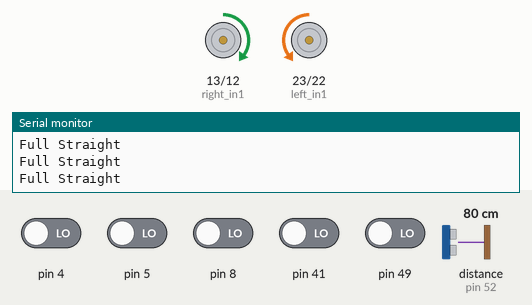
This sketch was run on a simulated Arduino Mega 2560, built with avr-gcc and run on an emulated ATmega2560. On the bench: motor-driver pin pairs drawn as motors (green arrow = first pin HIGH = forward, orange = second pin HIGH = backward, longer = more drive, scaled by the enable pin), the last lines printed to the serial monitor. The test bench sets the inputs (shaded band); at power-on: pin 4, pin 5, pin 8, pin 41, pin 49 LOW, distance to the obstacle (sensor on pin 52) 80 cm. The echo pulse lasts 58.3 µs per cm.

Above: at 12.7 s.
12.8 s: pin 49 driven HIGH
At 12.9 s:
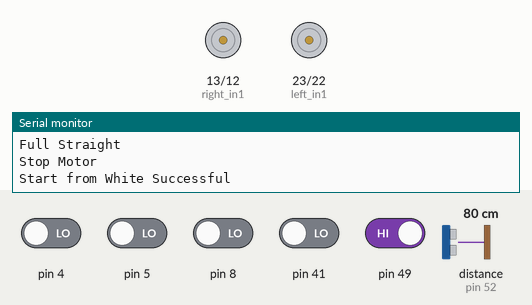
14.4 s: distance to the obstacle (sensor on pin 52) set to 60 cm
17.4 s: distance to the obstacle (sensor on pin 52) set to 55 cm
At 18.5 s:
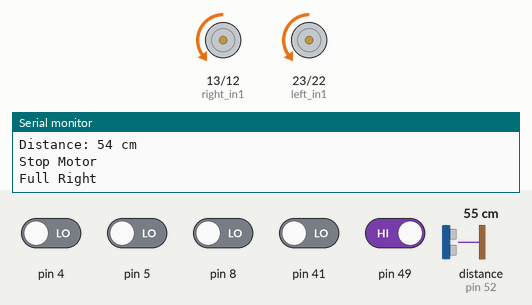
20.4 s: distance to the obstacle (sensor on pin 52) set to 117 cm
22.3 s: distance to the obstacle (sensor on pin 52) set to 125 cm
At 23.3 s:
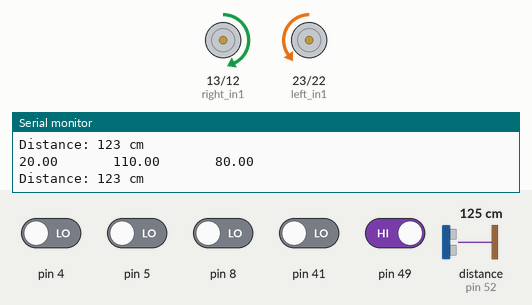
25.3 s: pin 41 driven HIGH
At 25.54 s:
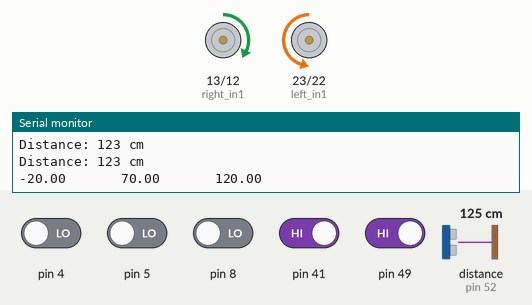
Timing chart, 0 to 28.3 s (numbered marks = the images above; inputs shaded):
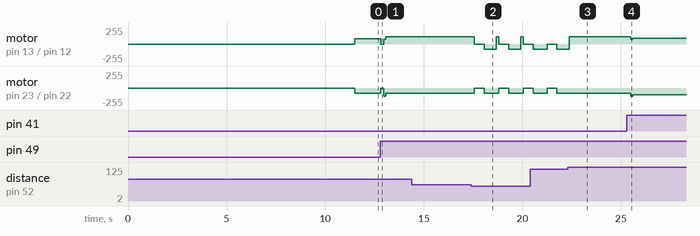

Measured:
- the behaviour switches between 58 and 57 cm on distance to the obstacle (sensor on pin 52) (found by bisection; images 1 and 2)
- the behaviour switches between 121 and 122 cm on distance to the obstacle (sensor on pin 52) (found by bisection; images 2 and 3)
- after the input at 12.8 s, motor on pin 13 (right_in1) / pin 12 (right_in2): forward 80/255 → stopped at once, → forward 70/255 0.14 s later, → forward 110/255 0.10 s later; motor on pin 23 (left_in1) / pin 22 (left_in2): backward 80/255 → stopped at once, → backward 120/255 0.14 s later, → backward 80/255 0.10 s later
- after the input at 22.3 s, motor on pin 23 (left_in1) / pin 22 (left_in2): stops changing and stays backward 80/255
- after the input at 25.3 s, motor on pin 13 (right_in1) / pin 12 (right_in2): forward 110/255 → forward 70/255 after 0.19 s, → forward 90/255 0.11 s later; motor on pin 23 (left_in1) / pin 22 (left_in2): backward 80/255 → backward 120/255 after 0.19 s, → backward 100/255 0.11 s later

The sketch:

PID_LineTesting.ino
```cpp
#include <QTRSensors.h>
#include <PID_v1.h>
// Motor Pins
/*          41  8  5  4
    left-----Line Follower---------right  Watch from Here for CW and CCW
    |                             |  CW is forward CCW is backward
    |                             |
    -------------------------------
*/


// Motor 1
const int left_speed = 9;
const int left_in1 = 23;
const int left_in2 = 22;

// Motor 3
const int right_speed = 7;
const int right_in2 = 12;
const int right_in1 = 13;

// Line Follower Stuff
QTRSensors qtr;
const uint8_t SensorCount = 5;
uint16_t sensorValues[SensorCount];
int linePassed = 0;
int start_flag = 0;


// PID Stuff
double KP = 0.03;
double KD = 0.05; // we are dividing by the time step (
double KI = 0; // If we are using Integral Control

double setpoint = 2000;
double input, output;
PID myPID(&input, &output, &setpoint, KP, KI, KD, DIRECT);

// Ultrasonic Stuff
// Ultrasonic Stuff
#define echoPin 52
#define trigPin 48
// defines variables for Ultrasonic Sensor
long int duration; // variable for the duration of sound wave travel
int distance; // variable for the distance measurement
int measured_distance;
void stopMotor() {
  Serial.println("Stop Motor");
  digitalWrite(left_in1, LOW); //Stop for Motor 1
  digitalWrite(left_in2, LOW);

  digitalWrite(right_in2, LOW); //Stop for Motor 2
  digitalWrite(right_in1, LOW);

}

void right() {
  Serial.println("Full Right");
  digitalWrite(left_in1, LOW); //CCW for Motor 1
  digitalWrite(left_in2, HIGH);
  analogWrite(left_speed, 80);

  digitalWrite(right_in2, HIGH); //CCW for Motor 2
  digitalWrite(right_in1, LOW);
  analogWrite(right_speed, 80);

}

void forward() {
  Serial.println("Full Straight");
  digitalWrite(left_in1, LOW); //CCW for Motor 1
  digitalWrite(left_in2, HIGH);
  analogWrite(left_speed, 80);

  digitalWrite(right_in2, LOW); //CCW for Motor 2
  digitalWrite(right_in1, HIGH);
  analogWrite(right_speed, 80);

}
double UltrasonicSensor()
{
  // Clears the trigPin condition
  digitalWrite(trigPin, LOW);
  delayMicroseconds(2);
  // Sets the trigPin HIGH (ACTIVE) for 10 microseconds
  digitalWrite(trigPin, HIGH);
  delayMicroseconds(10);
  digitalWrite(trigPin, LOW);
  // Reads the echoPin, returns the sound wave travel time in microseconds
  duration = pulseIn(echoPin, HIGH);
  // Calculating the distance
  distance = duration * 0.034 / 2; // Speed of sound wave divided by 2 (go and back)
  // Displays the distance on the Serial Monitor
  Serial.print("Distance: ");
  Serial.print(distance);
  Serial.println(" cm");
  return distance;
}

void initial_move() {
  int position;
  while (sensorValues[1] < 700) {
    position = qtr.readLineBlack(sensorValues);
    forward();
  }
  stopMotor();
  Serial.println("Start from White Successful");
  start_flag = 1;
}

void setup() {
  // put your setup code here, to run once:

  // put your main code here, to run repeatedly:
  myPID.SetOutputLimits(-20, 20);

  //Ultrasonic Sensor Pin Declarations
  pinMode(trigPin, OUTPUT); // Sets the trigPin as an OUTPUT
  pinMode(echoPin, INPUT); // Sets the echoPin as an INPUT
  // Motor Setup
  pinMode(left_speed, OUTPUT);
  pinMode(right_speed, OUTPUT);

  pinMode(left_in1, OUTPUT);
  pinMode(right_in1, OUTPUT);

  pinMode(left_in2, OUTPUT);
  pinMode(right_in2, OUTPUT);


  //Line Follower Stuff
  // configure the sensors
  qtr.setTypeRC();
  // qtr.setSensorPins((const uint8_t[]){3, 4, 5, 6, 7, 8, 9, 10}, SensorCount);

  // Line Sensor
  // Line 1 = 4
  // Line 2 = 49
  // Line 3 = 5
  // Line 4 = 41
  // Line 5 = 8
  qtr.setSensorPins((const uint8_t[]) {
    4, 49, 5, 41, 8
  }, SensorCount);
  // qtr.setEmitterPin(2);

  delay(500);
  pinMode(LED_BUILTIN, OUTPUT);
  digitalWrite(LED_BUILTIN, HIGH); // turn on Arduino's LED to indicate we are in calibration mode

  // 2.5 ms RC read timeout (default) * 10 reads per calibrate() call
  // = ~25 ms per calibrate() call.
  // Call calibrate() 400 times to make calibration take about 10 seconds.
  for (uint16_t i = 0; i < 400; i++)
  {
    qtr.calibrate();
  }
  digitalWrite(LED_BUILTIN, LOW); // turn off Arduino's LED to indicate we are through with calibration

  // print the calibration minimum values measured when emitters were on
  Serial.begin(9600);
  for (uint8_t i = 0; i < SensorCount; i++)
  {
    Serial.print(qtr.calibrationOn.minimum[i]);
    Serial.print(' ');
  }
  Serial.println();

  // print the calibration maximum values measured when emitters were on
  for (uint8_t i = 0; i < SensorCount; i++)
  {
    Serial.print(qtr.calibrationOn.maximum[i]);
    Serial.print(' ');
  }
  Serial.println();
  Serial.println();
  myPID.SetMode(AUTOMATIC);
  delay(1000);
}
void loop() {

  if (start_flag == 1) {
    int sensors[5];
    int position = qtr.readLineBlack(sensors);
    input = position;

    float left_baseSpeed = 90;
    float right_baseSpeed = 100;

    myPID.Compute();

    float left_totalSpeed = left_baseSpeed + output;
    float right_totalSpeed = right_baseSpeed - output;

    if (left_totalSpeed < 0) {
      left_totalSpeed = 80;
    }
    if (right_totalSpeed < 0) {
      right_totalSpeed = 90;
    }
    if (left_totalSpeed > 255) {
      left_totalSpeed = 150;
    }
    if (right_totalSpeed > 255) {
      right_totalSpeed = 150;
    }


    // ULTRASONIC DISTANCE
    measured_distance = UltrasonicSensor();

    // First Turn
    measured_distance = UltrasonicSensor(); // Update Measured Distance
    if (measured_distance < 57 && linePassed < 3) {
      linePassed = linePassed + 1;
      delay(100);
      stopMotor();
      delay(500);
      right();
      delay(600); // 90 Degree Turn
    }
    measured_distance = UltrasonicSensor(); // Update Measured Distance

    // Second Turn
    if (measured_distance < 120 && linePassed == 3) {
      linePassed = linePassed + 1;
      delay(100);
      stopMotor();
      delay(500);
      right();
      delay(600); // 90 Degree Turn
    }


    measured_distance = UltrasonicSensor(); // Update Measured Distance
    // Third Turn
    if (measured_distance < 120 && linePassed == 4) {
      linePassed = linePassed + 1;
      delay(100);
      stopMotor();
      delay(500);
      right();
      delay(600); // Make This 90 Degree Turn For center
      position = qtr.readLineBlack(sensorValues);
    }
    else if (measured_distance < 120 && linePassed == 5) {
      linePassed = linePassed + 1;
      delay(100);
      stopMotor();
      delay(500);
      right();
      delay(600); // Make This 90 Degree Turn for center
    }

    Serial.print(output);
    Serial.print("       ");
    Serial.print(left_totalSpeed);
    Serial.print("       ");
    Serial.println(right_totalSpeed);

    digitalWrite(left_in2, HIGH);
    digitalWrite(left_in1, LOW);
    //left_totalSpeed = 80;
    analogWrite(left_speed, left_totalSpeed);

    digitalWrite(right_in1, HIGH);
    digitalWrite(right_in2, LOW);
    //right_totalSpeed = 90;
    analogWrite(right_speed, right_totalSpeed);
  }
  else {
    initial_move();
  }
}
```
